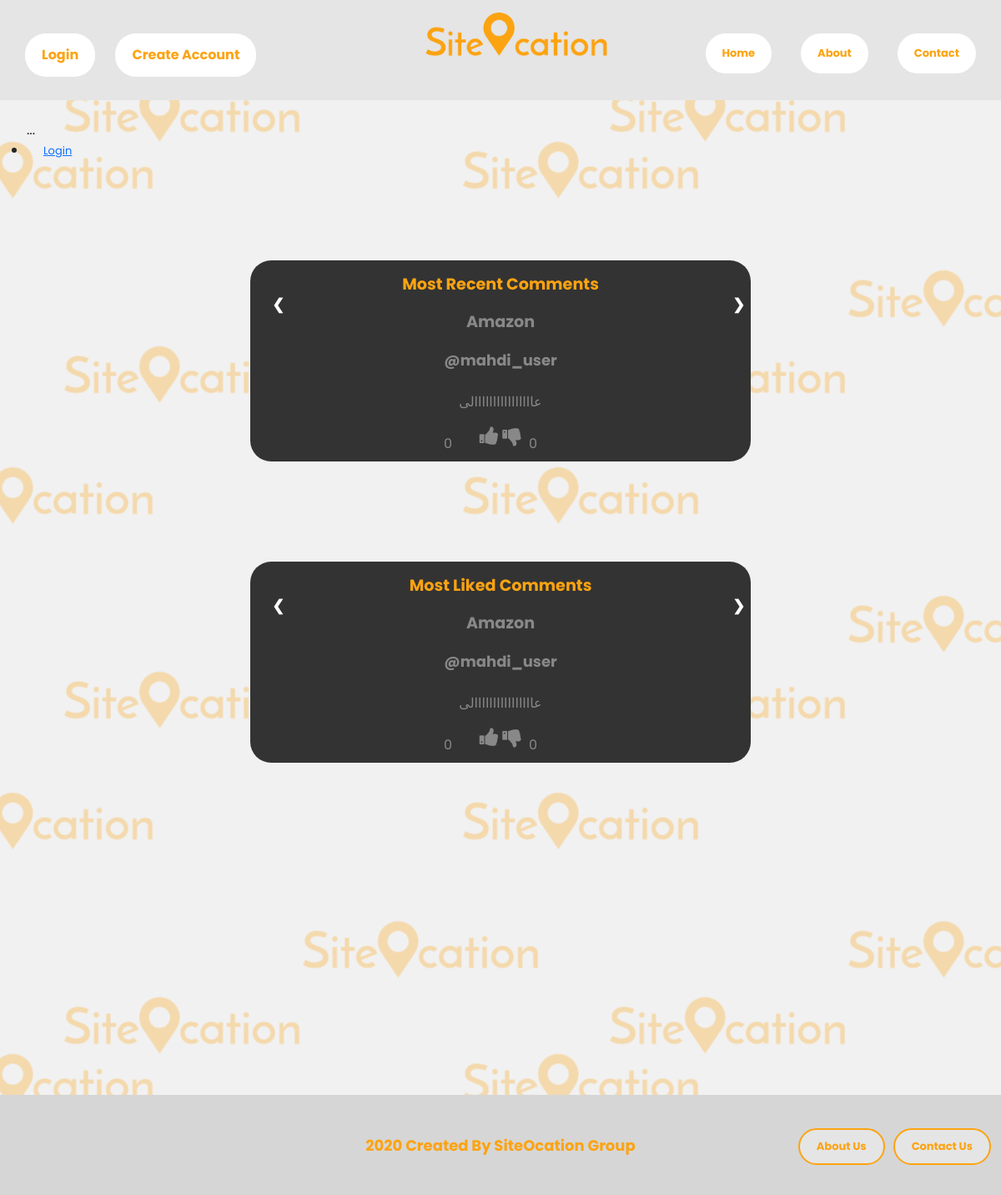
Page /home/ on the earlier database version.
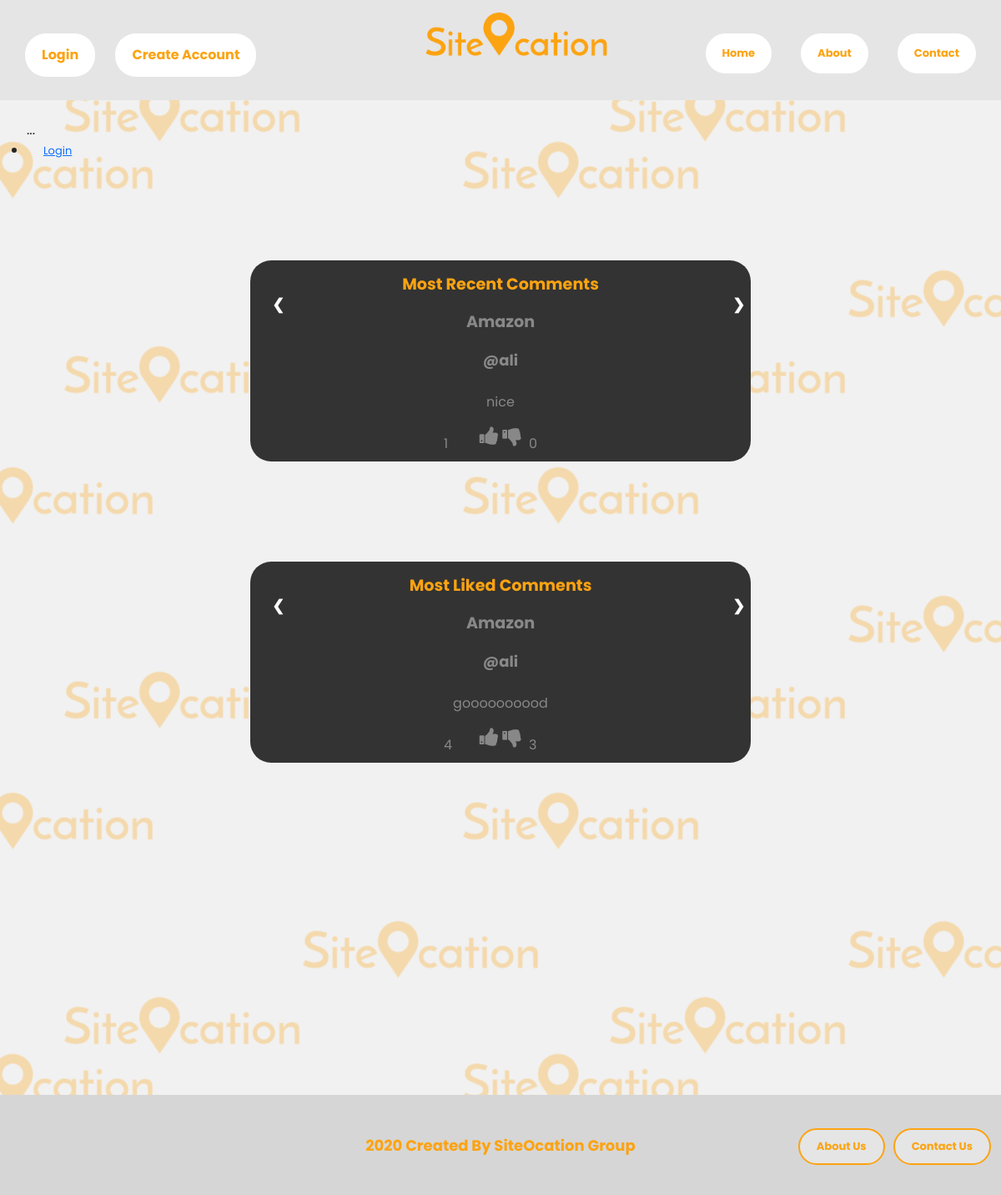
Same page on the later database version.
### website/models.py (models this page shows, shortened)
class Comment(models.Model):
    comment_id = models.AutoField(primary_key=True)
    website_id = models.ForeignKey(Website, on_delete=models.CASCADE)
    user_id = models.ForeignKey(Profile, on_delete=models.CASCADE)
    modified = models.DateTimeField(auto_now_add=True, help_text='When was this page created?')
    comment = models.CharField(max_length=600)
    likes = models.PositiveIntegerField(default=0)
    dislikes = models.PositiveIntegerField(default=0)
    rate_to_web = models.PositiveSmallIntegerField(blank=True, null=True, )
    reply = models.ForeignKey("self", blank=True, null=True, on_delete=models.CASCADE, related_name='+')

class Website(models.Model):
    website_domain_name = models.CharField(unique=True, max_length=71, primary_key=True,
                                           help_text='Website hostname without sub-domain and top-level-domain')
    name = models.CharField(max_length=200, unique=True, blank=False)
    description = models.TextField(max_length=1000, help_text='Enter a brief description of the website')
    founded = models.DateField(help_text='When was this website created?', blank=True, null=True, )
    modified = models.DateTimeField(auto_now_add=True, help_text='When was this page created?')
    writen_by = models.ForeignKey(Profile, on_delete=models.SET_NULL, null=True)
    founders = models.ManyToManyField(Founder, help_text='Who made this website?', blank=True)
    industry = models.ManyToManyField(Industry, help_text='Select a type for this website', blank=True)
    subsidiaries = models.ManyToManyField("self", max_length=200, blank=True,
                                          help_text='the companies that is owned or controlled by this company')
    brand_picture = models.ImageField(null=True, blank=True, help_text="Upload the picture of website's brand.")
    headquarters = models.CharField(max_length=200,
                                    help_text='The location where most of the important'
                                              + ' functions of an organization are coordinated.',
                                    blank=True)
    numberOfEmployees = models.CharField(max_length=200, null=True, blank=True)
    areaServed = models.ForeignKey(AreaServed, on_delete=models.SET_NULL, null=True)
    likes = models.PositiveIntegerField(default=0)
    dislikes = models.PositiveIntegerField(default=0)
    class Meta:
        ordering = ['-likes', 'dislikes', 'name']
    def __str__(self):
        return self.name
    def get_absolute_url(self):
        return reverse('website-detail', args=[str(self.website_domain_name)])

class Profile(models.Model):
    user = models.OneToOneField(User_in_built, on_delete=models.CASCADE, primary_key=True)
    user_picture = models.ImageField(help_text="Upload the picture of user.", blank=True, null=True, )
    bio = models.CharField(max_length=50, blank=True, null=True, )
    date_of_birth = models.DateField(default=timezone.now)
    class Meta:
        ordering = ['user__username']
    def get_absolute_url(self):
        return reverse('user-detail', args=[str(self.user.id)])

### website/views.py (the view)
# urls.py: 2. Add a URL to urlpatterns:  path('', views.home, name='home')
def home(request):
    is_logged = request.session.get('is_logged', False)
    num_websites = Website.objects.all().count()
    num_worldwide_websites = Website.objects.filter(areaServed__exact='World wide').count()
    num_users = Profile.objects.count()
    recent_comments = Comment.objects.order_by('-modified')[:10]
    liked_comments = Comment.objects.order_by('-likes')[:10]
    context = {
        'num_websites': num_websites,
        'num_worldwide_websites': num_worldwide_websites,
        'num_users': num_users,
        'recent_comments': recent_comments,
        'is_logged': is_logged,
        'liked_comments': liked_comments,
    }
    return render(request, 'home.html', context=context)

### website/templates/home.html (shortened to what this page needs)
{% extends "main-a.html" %}
{% block content %}
    <ul class="sidebar-nav">
        <br>
        ...
       {% if user.is_authenticated %}
         <li>User: {{ user.get_username }}</li>
         <li><a href="{% url 'logout'%}?next={{request.path}}">Logout</a></li>
       {% else %}
         <li><a href="{% url 'login'%}?next={{request.path}}">Login</a></li>
       {% endif %}
    </ul>
    <div class="Body">
        <div style="width: 50%; margin-left: 25%;" class="w3-content">
            <a class="prev" onclick="plusSlides(-1)">&#10094;</a>
            <a class="next" onclick="plusSlides(1)">&#10095;</a>
            {% for comment in recent_comments %}
                <div class="mySlides">
                    <p class="most">Most Recent Comments</p>
                    <a class="website-tag-comment" href="{{ comment.website_id.get_absolute_url }}">
                        {{ comment.website_id }}
                    </a>
                    <br>
                    <h2 class="Comment" href="{{ comment.user_id.get_absolute_url }}">
                        @{{ comment.user_id.user.username }}
                    </h2>
                    <p class="p-comment">{{ comment.comment }}</p>
                    <div>
                        <p class="like-count">{{ comment.likes }}</p>
                        <p class="dislike-count">{{ comment.dislikes }}</p>
                        {% if user.is_authenticated %}
                            <button class="like like2"><span class="fa fa-thumbs-up"></span></button>
                            <button class="like"><span class="fa fa-thumbs-down"></span></button>
                        {% else %}
                            <span class="fa fa-thumbs-up like2" ></span>
                            <span class="fa fa-thumbs-down like2"></span>
                        {% endif %}
                    </div>
                </div>
            {% endfor %}
        </div>
        <div style="width: 50%; margin-left: 25%;" class="w3-content">
            <a class="prev" onclick="plusSlides1(-1)">&#10094;</a>
            <a class="next" onclick="plusSlides1(1)">&#10095;</a>
            {% for comment in liked_comments %}
                <div class="mySlides2">
                    <p class="most">Most Liked Comments</p>
                    <a class="website-tag-comment" href="{{ comment.website_id.get_absolute_url }}">
                        {{ comment.website_id }}
                    </a>
                    <br>
                    <h2 class="Comment" href="{{ comment.user_id.get_absolute_url }}">
                        @{{ comment.user_id.user.username }}
                    </h2>
                    <p class="p-comment">{{ comment.comment }}</p>
                    <div>
                        <p class="like-count">{{ comment.likes }}</p>
                        <p class="dislike-count">{{ comment.dislikes }}</p>
                        {% if user.is_authenticated %}
                            <button class="like like2"><span class="fa fa-thumbs-up"></span></button>
                            <button class="like"><span class="fa fa-thumbs-down"></span></button>
                        {% else %}
                            <span class="fa fa-thumbs-up like2" ></span>
                            <span class="fa fa-thumbs-down like2"></span>
                        {% endif %}
                    </div>
                </div>
            {% endfor %}
        </div>
    </div>
{% endblock %}

### website/templates/Main-a.html (shortened to what this page needs)
<!DOCTYPE html>
<html lang="en">
<head>
    <link href="https://cdn.jsdelivr.net/npm/bootstrap@5.0.0-beta1/dist/css/bootstrap.min.css" rel="stylesheet"
>
    <link rel="stylesheet" href="https://cdnjs.cloudflare.com/ajax/libs/font-awesome/4.7.0/css/font-awesome.min.css">
</head>
<body>
<div class="Header">
    <div style="width: 100%;">
        <div style="float: left; width: 40%">
            {% if user.is_authenticated %}
                 <a class="kharab" href="{% url 'logout'%}?next={{request.path}}">
                    <button class="button" style="margin: 40px 5px 40px 30px; width: auto; float: left;">
                        Logout
                    </button>
                 </a>
            {% else %}
                <button class="button" onclick="document.getElementById('login').style.display='block'" style="margin: 40px 5px 40px 30px; width: auto;">
                    Login
                </button>
                <button class="button" onclick="document.getElementById('createAccount').style.display='block'" style="margin: 15px 5px 15px 15px; width: auto; ">
                    Create Account
                </button>
            {% endif %}
        </div>
        <div style="float: right; width: 35%">
        <a class="kharab" href="/contact/">
            <button class="button" style="margin: 40px 30px 40px 5px; width: auto; float: right;">
                Contact
            </button>
        </a>
        <a class="kharab" href="/about/">
            <button class="button" style="margin: 40px 30px 40px 5px; width: auto; float: right;">
                About
            </button>
        </a>
        <a class="kharab" href="/main/">
            <button class="button" style="margin: 40px 30px 40px 5px; width: auto; float: right;">
            Home
            </button>
        </a>
        </div>
        <img class="logo" src="/media/image/logo/Asset%206@1x.png">
    </div>
</div>
{% block content %}
{% endblock %}
<div class="Footer row">
    <div class="align-self-center developers">
        2020 Created By SiteOcation Group
    </div>
    <div style="position: absolute; padding-top: 40px;" class="align-self-right developers">
        <a class="a" style="float: right; margin-left: 10px;" href="contact.html">Contact Us</a>
        <a class="a" style="float: right;" href="about.html">About Us</a>
    </div>
</div>
</body>
</html>

### website/templates/Main-a.html (style rules this page uses)
body { background: url(../../media/image/BackGround/BG.png) repeat fixed center; font-family: 'Poppins', sans-serif; margin: 0; margin: 0px; background-color: #f1f1f1; }
.like2 { font-size: 25px; background-color: #333333; border: none; color: #888888; }
.like-count { position: absolute; margin-left: 18.5%; margin-top: 10px; color: #888888; }
.dislike-count { position: absolute; margin-left: 27%; margin-top: 10px; color: #888888; }
.prev, .next { margin-top: 25px; cursor: pointer; position: absolute; width: auto; color: white; font-weight: bold; font-size: 18px; transition: 0.6s ease; border-radius: 10px; user-select: none; text-decoration: none; margin-left: 0.5%; }
.next { margin-left: 46.5%; }
.Comment { font-size: large; font-weight: bold; padding: 20px 0px; color: #888888; }
.most { color: #FCA311; font-weight: bold; font-size: larger; }
.mySlides { padding: 15px 10px; border-radius: 25px; text-align: center; background-color: #333333; margin: 20% 0px 0px 0px; }
.mySlides2 { padding: 15px 10px; border-radius: 25px; text-align: center; background-color: #333333; margin: 20% 0px 0px 0px; }
.website-tag-comment { color: #888888; font-size: larger; font-weight: bolder; text-decoration: none; padding: 0px; }
.p-comment { text-align: center; color: #888888; }
.button { font-weight: bold; border-radius: 25px; background-color: #ffffff; color: #FCA311; padding: 14px 20px; margin: 8px 0; border: none; cursor: pointer; width: 100%; font-family: 'Poppins'; }
.a:link, .a:visited { background-color: #E5E5E5; color: #FCA311; border: 2px solid #FCA311; padding: 10px 20px; text-align: center; text-decoration: none; display: inline-block; }
a { border-radius: 25px; height: auto; width: auto; padding: 14px 20px; font-size: small; }
.kharab { padding: 0px; }
.logo { margin: 15px 10px 15px 20px; padding-left: 10px; width: 19%; height: auto; }
.Header { font-family: 'Poppins'; padding: -10px 0px 10px 10px; background-color: #E5E5E5; height: 120px; width: 100%; }
.Body { font-family: 'Poppins'; padding: -10px 0px 10px 10px; height: 1000px; width: 100%; }
.Footer { font-family: 'Poppins'; padding: -10px 0px 10px 10px; background-color: #d6d6d6; height: 120px; width: 100%; margin: 0px; }
.developers { font-family: 'Poppins'; color: #FCA311; text-align: center; font-size: large; font-weight: bold; }
::placeholder { font-family: 'Poppins'; color: #010101; }

Differences in the rows shown:
no longer on this page (row unchanged): Comment: website_id "Amazon", user_id.user.username "mahdi_user", comment "عاااااااااااااااالی", likes "0", dislikes "0"
added Comment: website_id "Amazon", user_id.user.username "ali", comment "nice", likes "1", dislikes "0"
added Comment: website_id "Amazon", user_id.user.username "ali", comment "goooooooood", likes "4", dislikes "3"
